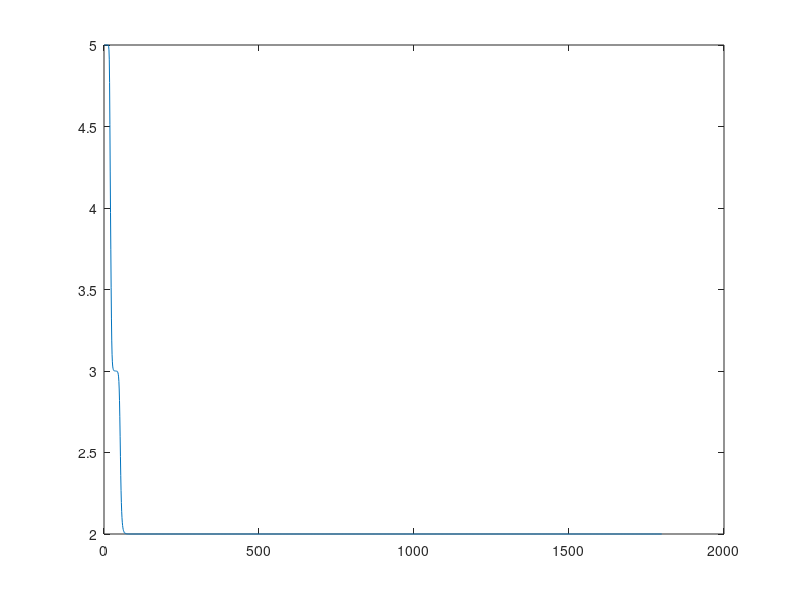
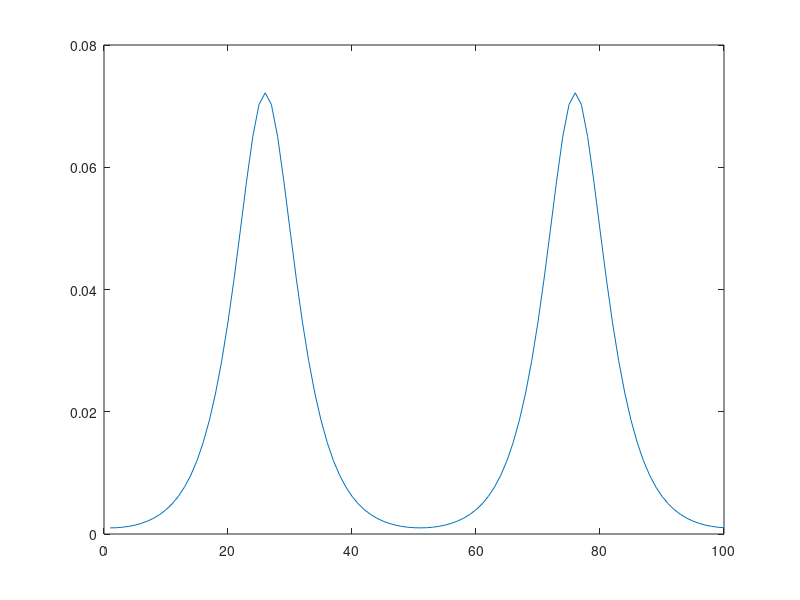
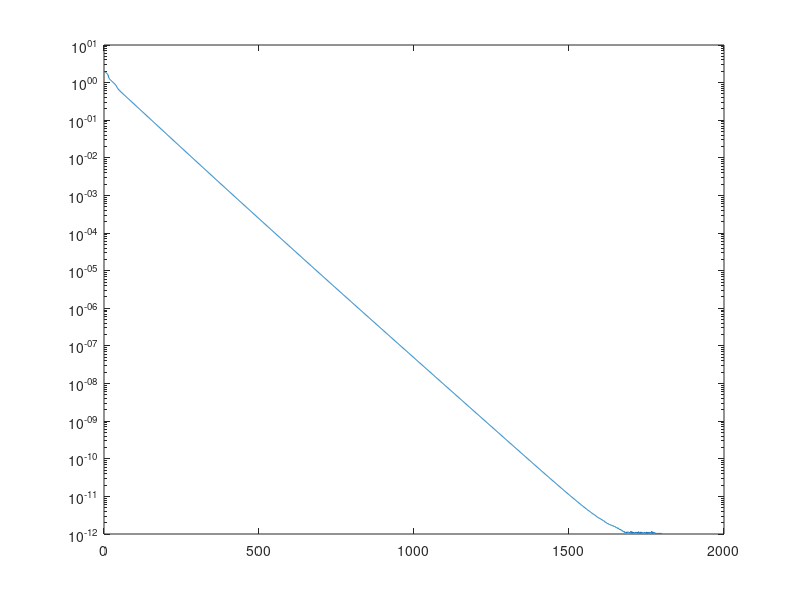

These charts were generated, in order, by the following MATLAB code:
% grid size
n = 100;

% construct grid
h = 1/n;
xg = linspace(0,1,n+1);
xg = xg(1:end-1);

% specify potential (periodic double Coulomb well)
a = .3;
V = -1*diag( sqrt( 1./((cos(4*pi*xg)+1) + a^2) ) );

% construct Laplacian
L = zeros(n,n);
for i=1:n-1
    L(i,i) = 2;
    L(i,i+1) = -1;
    L(i+1,i) = -1;
end
L(n,n) = 2;
L(1,n) = -1;
L(n,1) = -1;
L = .01 * L/(h^2);

% construct fake coulomb kernel
K = 2*(1-sqrt(1-cos(2*pi*(xg'-xg))));

% construct noninteracting Hamiltonian
H0 = 0.5*L + V;
H0 = (H0+H0')/2;

% parameters
beta = 60; % inverse temp
maxIter = 30*beta;
N = 2; % number of electrons
alpha = 1/beta; % primal step size
gamma = 1/(2*beta); % dual step size
S = 50; % number of stochastic matvecs

% initialize
mu = 0; % chemical potential
Heff = H0; % effective hamiltonian
NhatHist = zeros(maxIter,1); % history of estimated electron numbers
rhoHist = zeros(n,maxIter); % history of estimated electron densities
muHist = zeros(maxIter,1); % history of chemical potentials

% run once to determine optimal chemical potential
for iter=1:maxIter

    % do randomized matvecs by sqrt(P)
    [U,E] = eig(Heff);
    e = diag(E);
    e2 = (1./(1+exp(beta*e)));
    Phalf = U*sqrt(diag(e2))*U';
    %Z = randn(n,S);
    %W = Phalf*Z;

    % build electron density
    %rho = sum(W.*W,2)/S;
    rho = diag(Phalf*Phalf);
    Nhat = sum(rho);

    % build hartree
    VH = K*rho;

    % dual ascent step for chemical potential
    if mod(iter,1)==0
        mu = mu - gamma*(Nhat-N);
    end

    % effective hamiltonian update (primal mirror descent step)
    Heff = (1-alpha)*Heff + alpha*(H0 - mu*eye(n) + diag(VH));
    
    % save history
    muHist(iter) = mu;
    rhoHist(:,iter) = rho;
    NhatHist(iter) = Nhat;

end

figure(1);plot(NhatHist(2:end))
figure(2);plot(mean(rhoHist(:,maxIter/2:end),2))

Heff = H0;

convHist = zeros(maxIter,1);

% freeze chemical potential at optimal value and rerun primal optimization
for iter=1:maxIter

    % do randomized matvecs by sqrt(P)
    [U,E] = eig(Heff);
    e = diag(E);
    e2 = (1./(1+exp(beta*e)));
    Phalf = U*sqrt(diag(e2))*U';
    %Z = randn(n,S);
    %W = Phalf*Z;

    % build electron density
    %rho = sum(W.*W,2)/S;
    rho = diag(Phalf*Phalf);

    % build hartree
    VH = K*rho;

    % effective hamiltonian update (primal mirror descent step)
    Heff = (1-alpha)*Heff + alpha*(H0 - mu*eye(n) + diag(VH));

    % 
    convHist(iter) = norm(Heff - (H0 - mu*eye(n) + diag(VH)));
    
    % save history
    muHist(iter) = mu;
    rhoHist(:,iter) = rho;
    NhatHist(iter) = Nhat;

end

% plot primal convergence
figure(3);semilogy(convHist)